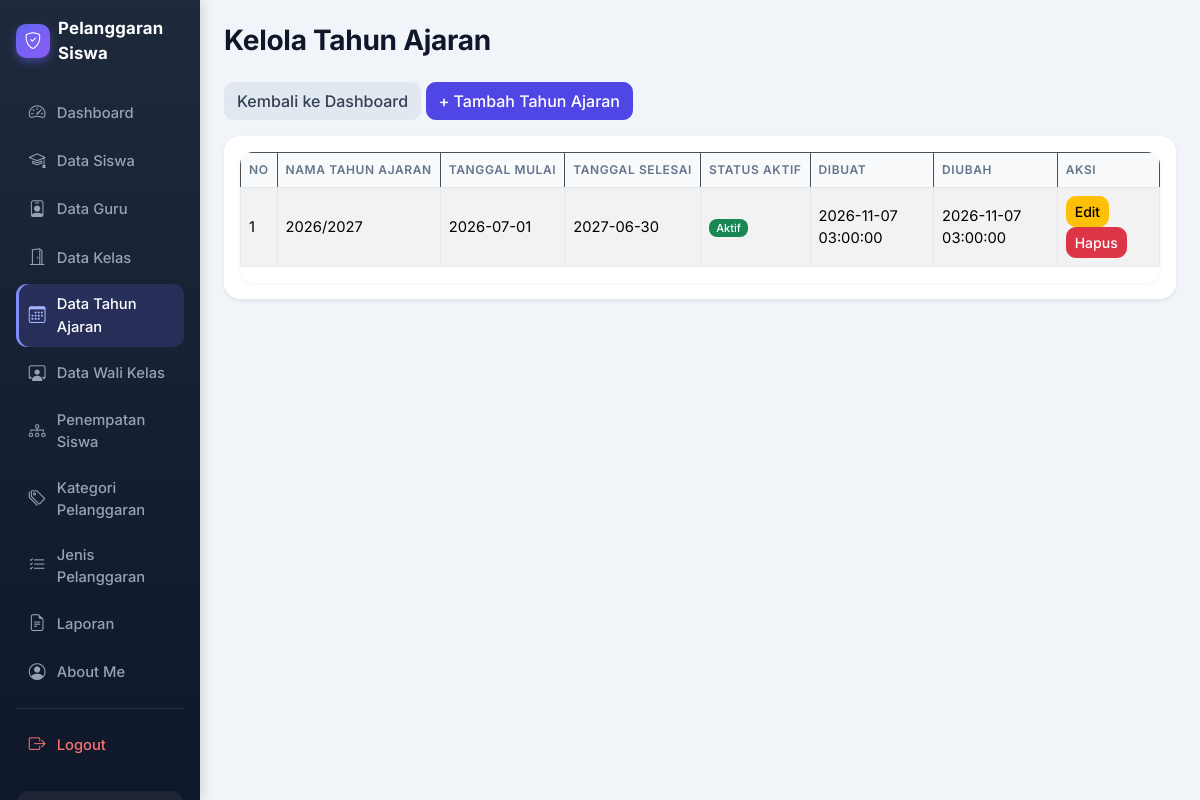
Page /kelola_tahun_ajaran.php (signed in) on the committed database.
### tables this page shows
CREATE TABLE `t_tahun_ajaran` (
  `id` int(11) NOT NULL,
  `nama` varchar(20) DEFAULT NULL,
  `tanggal_mulai` date NOT NULL,
  `tanggal_selesai` date NOT NULL,
  `status_aktif` tinyint(1) NOT NULL,
  `created_at` timestamp NOT NULL DEFAULT current_timestamp(),
  `updated_at` timestamp NOT NULL DEFAULT current_timestamp()
);

### kelola_tahun_ajaran.php (the view, shortened to what this page needs)
<?php
include 'config/koneksi.php';
include_once 'includes/helper.php';
$sql = "SELECT * FROM t_tahun_ajaran ORDER BY tanggal_mulai DESC";
$hasil = mysqli_query($koneksi, $sql);
?>
<!DOCTYPE html>
<html lang="id">
<head>
    <link href="https://cdn.jsdelivr.net/npm/bootstrap@5.3.8/dist/css/bootstrap.min.css"
          rel="stylesheet">
    <link href="https://cdn.datatables.net/2.3.4/css/dataTables.bootstrap5.min.css"
          rel="stylesheet">
</head>
<body>
<div class="container-fluid">
    <div class="row">
        <?php include 'layout/sidebar.php'; ?>
        <main class="col-md-9 col-lg-10 p-4">
            <h1 class="mb-4">Kelola Tahun Ajaran</h1>
            <div class="mb-3">
                <a href="dashboard.php" class="btn btn-secondary">
                    Kembali ke Dashboard
                </a>
                <a href="tambah_tahun_ajaran.php" class="btn btn-primary">
                    + Tambah Tahun Ajaran
                </a>
            </div>
            <div class="card shadow-sm">
                <div class="card-body">
                    <div class="table-responsive">
                        <table id="tabelTahunAjaran"
                               class="table table-striped table-bordered table-hover align-middle w-100">
                            <thead class="table-dark">
                                <tr>
                                    <th>No</th>
                                    <th>Nama Tahun Ajaran</th>
                                    <th>Tanggal Mulai</th>
                                    <th>Tanggal Selesai</th>
                                    <th>Status Aktif</th>
                                    <th>Dibuat</th>
                                    <th>Diubah</th>
                                    <th>Aksi</th>
                                </tr>
                            </thead>
                            <tbody>
                            <?php $no = 1; while ($row = mysqli_fetch_assoc($hasil)) { ?>
                                <tr>
                                    <td><?= $no++; ?></td>
                                    <td>
                                        <?php echo htmlspecialchars($row['nama']); ?>
                                    </td>
                                    <td>
                                        <?php echo htmlspecialchars($row['tanggal_mulai'] ?? ''); ?>
                                    </td>
                                    <td>
                                        <?php echo htmlspecialchars($row['tanggal_selesai'] ?? ''); ?>
                                    </td>
                                    <td>
                                        <?= badge_status($row['status_aktif']) ?>
                                    </td>
                                    <td>
                                        <?php echo htmlspecialchars($row['created_at'] ?? ''); ?>
                                    </td>
                                    <td>
                                        <?php echo htmlspecialchars($row['updated_at'] ?? ''); ?>
                                    </td>
                                    <td>
                                        <a href="edit_tahun_ajaran.php?id=<?php echo urlencode($row['id']); ?>"
                                           class="btn btn-warning btn-sm">
                                            Edit
                                        </a>
                                        <a href="hapus_tahun_ajaran.php?id=<?php echo urlencode($row['id']); ?>"
                                           class="btn btn-danger btn-sm"
                                           onclick="return confirm('Yakin ingin menghapus data tahun ajaran ini?');">
                                            Hapus
                                        </a>
                                    </td>
                                </tr>
                            <?php } ?>
                            </tbody>
                        </table>
                    </div>
                </div>
            </div>
        </main>
    </div>
</div>
</body>
</html>

### includes/helper.php (shortened to what this page needs)
<?php
function badge_status($nilai)
{
    if ((string) $nilai === '1') {
        return '<span class="badge bg-success">Aktif</span>';
    }
    return '<span class="badge bg-secondary">Tidak Aktif</span>';
}

### layout/sidebar.php (style rules this page uses)
:root { --bs-primary: #4f46e5; --bs-primary-rgb: 79, 70, 229; --bs-body-font-family: 'Inter', system-ui, -apple-system, 'Segoe UI', Roboto, sans-serif; --sb-dark: #0f172a; --sb-dark-2: #1e293b; }
body { background: #f1f5f9; color: #334155; font-family: var(--bs-body-font-family); }
main { animation: sbFade .35s ease; }
main h1, main h2, main h3 { color: #0f172a; font-weight: 700; letter-spacing: -.01em; }
main h1 { font-size: 1.75rem; }
main .card { border: 0; border-radius: 1rem; box-shadow: 0 1px 3px rgba(15, 23, 42, .06), 0 4px 14px rgba(15, 23, 42, .05); transition: transform .15s ease, box-shadow .15s ease; }
main .table { --bs-table-bg: #fff; --bs-border-color: #e2e8f0; }
main .table thead th { background: #f8fafc; color: #64748b; font-size: .75rem; font-weight: 600; text-transform: uppercase; letter-spacing: .05em; white-space: nowrap; border-bottom: 1px solid #e2e8f0; }
main .table td { vertical-align: middle; font-size: .92rem; }
main .table-responsive { border-radius: .8rem; box-shadow: 0 1px 3px rgba(15, 23, 42, .06); background: #fff; }
main .btn { border-radius: .6rem; font-weight: 500; transition: all .15s ease; }
.btn-primary { --bs-btn-bg: #4f46e5; --bs-btn-border-color: #4f46e5; --bs-btn-hover-bg: #4338ca; --bs-btn-hover-border-color: #4338ca; --bs-btn-active-bg: #3730a3; --bs-btn-active-border-color: #3730a3; --bs-btn-disabled-bg: #4f46e5; --bs-btn-disabled-border-color: #4f46e5; --bs-btn-focus-shadow-rgb: 99, 102, 241; }
main .btn-secondary { --bs-btn-bg: #e2e8f0; --bs-btn-border-color: #e2e8f0; --bs-btn-color: #334155; --bs-btn-hover-bg: #cbd5e1; --bs-btn-hover-border-color: #cbd5e1; --bs-btn-hover-color: #0f172a; --bs-btn-active-bg: #cbd5e1; --bs-btn-active-border-color: #cbd5e1; --bs-btn-active-color: #0f172a; }
main .badge { font-weight: 500; border-radius: .5rem; }

### rows in the picture
t_tahun_ajaran: nama "2026/2027", tanggal_mulai "2026-07-01", tanggal_selesai "2027-06-30", status_aktif "Aktif", created_at "2026-11-07 03:00:00", updated_at "2026-11-07 03:00:00"

### other values in the picture
$item[0] "Dashboard"
$item[0] "Data Siswa"
$item[0] "Data Guru"
$item[0] "Data Kelas"
$item[0] "Data Tahun Ajaran"
$item[0] "Data Wali Kelas"
$item[0] "Penempatan Siswa"
$item[0] "Kategori Pelanggaran"
$item[0] "Jenis Pelanggaran"
$item[0] "Laporan"
$item[0] "About Me"
